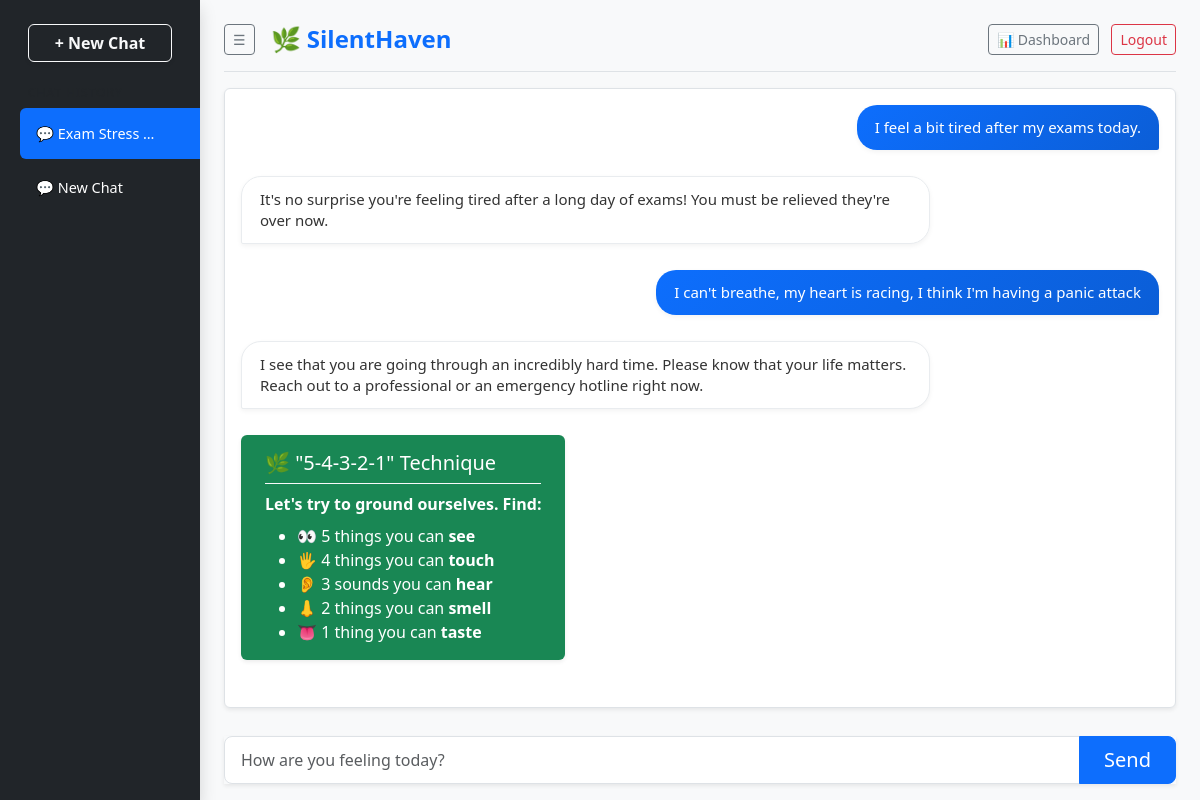
Screenshot of / (signed in) with the database file from the repository.
### chat/models.py (models this page shows)
class ChatSession(models.Model):
    user = models.ForeignKey(User, on_delete=models.CASCADE)
    title = models.CharField(max_length=255, default="Новый чат")
    created_at = models.DateTimeField(auto_now_add=True)

class Message(models.Model):
    session = models.ForeignKey(ChatSession, on_delete=models.CASCADE)
    sender = models.CharField(max_length=10)
    text = models.TextField()
    timestamp = models.DateTimeField(auto_now_add=True)
    sentiment_value = models.FloatField(null=True, blank=True)
    is_trigger_alert = models.BooleanField(default=False)
    anxiety = models.FloatField(default=0.0) # Тревога
    sadness = models.FloatField(default=0.0) # Грусть/Уныние
    anger = models.FloatField(default=0.0)   # Гнев/Раздражение
    apathy = models.FloatField(default=0.0)  # Апатия/Выгорание
    primary_emotion = models.CharField(max_length=50, default='neutral') # Главная эмоция
    stress_factors = models.CharField(max_length=255, blank=True, null=True) # Источники стресса через запятую

### chat/views.py (the view)
# urls.py: path('', views.chat_interface, name='chat_interface'),
@login_required(login_url='/login/')
def chat_interface(request, session_id=None):
    sessions = ChatSession.objects.filter(user=request.user).order_by('-created_at')
    if session_id:
        current_session = ChatSession.objects.get(id=session_id, user=request.user)
    else:
        current_session = sessions.first()
        if not current_session:
            current_session = ChatSession.objects.create(user=request.user, title="New Chat")
    messages = Message.objects.filter(session=current_session).order_by('timestamp')
    return render(request, 'chat/index.html', {
        'sessions': sessions,
        'current_session': current_session,
        'messages': messages
    })

### chat/templates/chat/index.html (shortened to what this page needs)
<!DOCTYPE html>
<html lang="en">
<head>
    <link href="https://cdn.jsdelivr.net/npm/bootstrap@5.3.0/dist/css/bootstrap.min.css" rel="stylesheet">
</head>
<body class="bg-light overflow-hidden">
<div class="container-fluid">
    <div class="row">
        <nav id="sidebar" class="col-md-3 col-lg-2 bg-dark sidebar py-4 shadow">
            <div class="px-3 mb-4">
                <a href="{% url 'new_chat' %}" class="btn btn-outline-light w-100 fw-bold shadow-sm">+ New Chat</a>
            </div>
            <h6 class="text-uppercase text-muted px-3 mb-2" style="font-size: 0.75rem; letter-spacing: 1px;">Chat History</h6>
            <ul class="nav flex-column px-2">
                {% for session in sessions %}
                <li class="nav-item mb-1 d-flex justify-content-between align-items-center rounded {% if session.id == current_session.id %}bg-primary{% else %}hover-bg-secondary{% endif %}">
                    <a class="nav-link text-truncate px-3 py-2 text-white"
                       href="{% url 'chat_with_id' session.id %}" id="chat-title-{{ session.id }}" style="width: 75%; font-size: 0.9rem;">
                        💬 {{ session.title }}
                    </a>
                </li>
                {% endfor %}
            </ul>
        </nav>
        <main id="main-panel" class="col-md-9 col-lg-10 px-md-4 d-flex flex-column" style="height: 100vh;">
            <div class="d-flex justify-content-between align-items-center py-3 border-bottom mt-2">
                <div class="d-flex align-items-center">
                    <button id="toggle-sidebar-btn" class="btn btn-sm btn-outline-secondary me-3" title="Toggle Sidebar">☰</button>
                    <h4 class="mb-0 text-primary fw-bold">🌿 SilentHaven</h4>
                </div>
                <div>
                    <a href="{% url 'dashboard' %}" class="btn btn-sm btn-outline-secondary me-2">📊 Dashboard</a>
                    <form action="{% url 'logout' %}" method="post" class="d-inline">
                        <button type="submit" class="btn btn-sm btn-outline-danger">Logout</button>
                    </form>
                </div>
            </div>
            <div id="chat-window" class="p-3 bg-white shadow-sm mt-3 rounded border">
                {% for msg in messages %}
                    <div class="mb-3 d-flex {% if msg.sender == 'user' %}justify-content-end{% endif %}">
                        <div class="message-bubble {% if msg.sender == 'user' %}user-bubble{% else %}ai-bubble{% endif %}">{{ msg.text }}</div>
                    </div>
                    {% if msg.sender == 'ai' and msg.anxiety >= 0.75 %}
                    <div class="mb-3">
                        <div class="d-inline-block p-3 px-4 rounded shadow-sm bg-success text-white" style="max-width: 80%; text-align: left;">
                            <h5 class="mb-2 border-bottom border-light pb-2">🌿 "5-4-3-2-1" Technique</h5>
                            <p class="mb-2 fw-bold">Let's try to ground ourselves. Find:</p>
                            <ul class="mb-0">
                                <li>👀 5 things you can <strong>see</strong></li>
                                <li>🖐️ 4 things you can <strong>touch</strong></li>
                                <li>👂 3 sounds you can <strong>hear</strong></li>
                                <li>👃 2 things you can <strong>smell</strong></li>
                                <li>👅 1 thing you can <strong>taste</strong></li>
                            </ul>
                        </div>
                    </div>
                    {% endif %}
                {% empty %}
                    <div class="text-center text-muted mt-5 h-100 d-flex flex-column justify-content-center align-items-center">
                        <div class="display-1 mb-3">🌿</div>
                        <h5>I'm ready to listen</h5>
                        <p>Share what's on your mind.</p>
                    </div>
                {% endfor %}
            </div>
            <form id="chat-form" class="mt-auto py-3">
                <div class="input-group input-group-lg shadow-sm">
                    <input type="text" id="message-input" class="form-control fs-6" placeholder="How are you feeling today?" required autocomplete="off">
                    <button class="btn btn-primary px-4" type="submit">Send</button>
                </div>
            </form>
        </main>
    </div>
</div>
</body>
</html>

### chat/templates/chat/index.html (style rules this page uses)
#chat-window { height: calc(100vh - 180px); overflow-y: auto; scroll-behavior: smooth; }
.sidebar { height: 100vh; overflow-y: auto; transition: all 0.3s ease; }
#main-panel { transition: all 0.3s ease; }
.message-bubble { max-width: 75%; padding: 12px 18px; border-radius: 20px; margin-bottom: 10px; position: relative; font-size: 15px; line-height: 1.4; box-shadow: 0 2px 5px rgba(0,0,0,0.05); }
.user-bubble { background: linear-gradient(135deg, #0d6efd, #0b5ed7); color: white; border-bottom-right-radius: 2px; margin-left: auto; }
.ai-bubble { background: #ffffff; color: #333; border-bottom-left-radius: 2px; border: 1px solid #e9ecef; }
.message-bubble { animation: fadeIn 0.3s ease-out; }

### rows the page displays
ChatSession: title "Exam Stress…"
ChatSession: title "New Chat"
Message: text "I feel a bit tired after my exams today."
Message: text "It's no surprise you're feeling tired after a long day of exams! You must be relieved they're over now."
Message: text "I can't breathe, my heart is racing, I think I'm having a panic attack"
Message: text "I see that you are going through an incredibly hard time. Please know that your life matters. Reach out to a professional or an emergency hotline right now.", sender "🌿 \"5-4-3-2-1\" Technique", shows "Let's try to ground ourselves. Find:"
